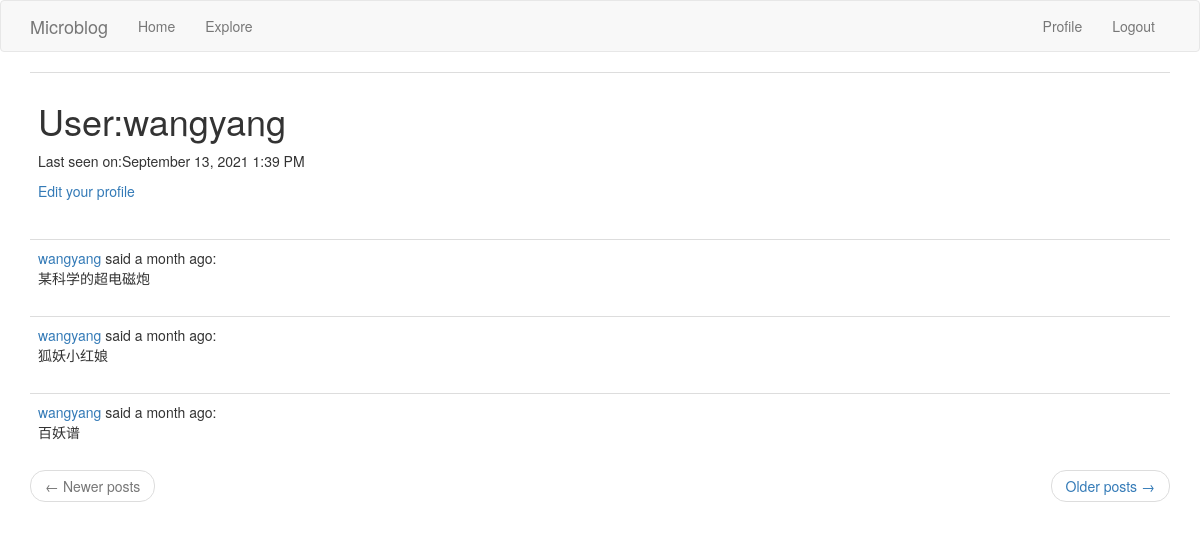
The app's page /user/wangyang (signed in), older data.
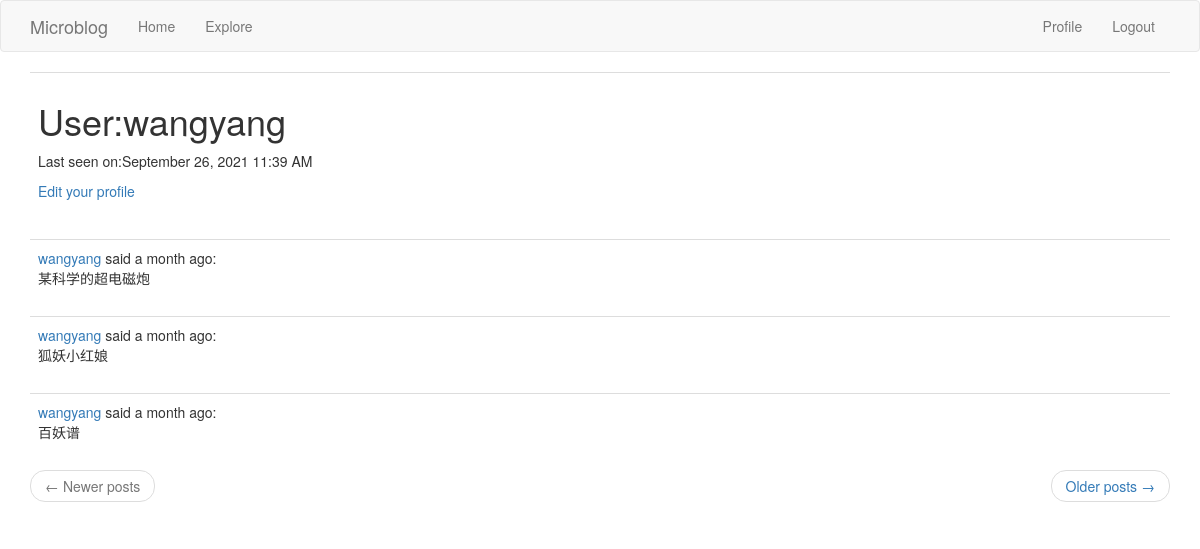
The same page, newer data.
### app/models.py (models this page shows, shortened)
class User(UserMixin, db.Model):
	id = db.Column(db.Integer, primary_key=True)
	username = db.Column(db.String(64), index=True, unique=True)
	email = db.Column(db.String(120), index=True, unique=True)
	password_hash = db.Column(db.String(128))
	posts = db.relationship('Post', backref='author', lazy='dynamic')
	about_me = db.Column(db.String(140))
	last_seen = db.Column(db.DateTime, default=datetime.utcnow)
	followed = db.relationship(
		'User',
		secondary=followers,
		primaryjoin=(followers.c.follower_id==id),
		secondaryjoin=(followers.c.followed_id==id),
		backref=db.backref('followers', lazy='dynamic'),
		lazy='dynamic'
		)
	def avatar(self, size):
		digest = md5(self.email.lower().encode('utf-8')).hexdigest()
		return 'https://www.gravatar.com/avatar/{}?d=identicon&s={}'.format(
			digest, size)

### app/main/routes.py (the view)
@bp.route('/user/<username>')
@login_required
def user(username):
    user = User.query.filter_by(username=username).first_or_404()
    page = request.args.get('page', 1, type=int)
    posts = user.posts.order_by(Post.timestamp.desc()).paginate(page, current_app.config['POSTS_PER_PAGE'], False)
    next_url = url_for('main.user', username=user.username, page=posts.next_num) if posts.has_next else None
    prev_url = url_for('main.user', username=user.username, page=posts.prev_num) if posts.has_prev else None
    return render_template('user.html', user=user, posts=posts.items, next_url=next_url, prev_url=prev_url)

### app/main/routes.py (called while the page is built)
@bp.before_app_request
def before_request():
    if current_user.is_authenticated:
        current_user.last_seen = datetime.utcnow()
        db.session.commit()
    g.locale = 'zh_CN' if str(get_locale()).startswith('zh') else str(get_locale())

### app/models.py (called while the page is built)
@login.user_loader
def load_user(id):
    return User.query.get(int(id))

### app/templates/user.html (shortened to what this page needs)
{% extends "base.html" %}
{% block app_content %}
	<table class="table table-hover">
		<tr>
			<td>
				<h1>User:{{ user.username }}</h1>
				{% if user.last_seen %}
					<p>Last seen on:{{ moment(user.last_seen).format('LLL') }}</p>
				{% endif %}
				{% if user == current_user %}
					<p>
						<a href="{{ url_for('main.edit_profile') }}">Edit your profile</a>
					</p>
				{% elif not current_user.is_following(user) %}
					<p>
						<a href="{{ url_for('main.follow', username=user.username) }}">Follow</a>
					</p>
				{% else %}
					<p>
						<a href="{{ url_for('unfollow', username=user.username) }}">Unfollow</a>
					</p>
				{% endif %}
			</td>
		</tr>
	</table>
	{% for post in posts %}
		{% include '_post.html' %}
	{% endfor%}
	<nav aria-label="...">
		<ul class="pager">
			<li class="previous{% if not prev_url %} disabled{% endif %}">
				<a href="{{ prev_url or '#' }}">
					<span aria-hidden="true">&larr;</span> Newer posts
				</a>
			</li>
			<li class="next{% if not next_url %} disabled{% endif %}">
				<a href="{{ next_url or '#' }}">
					Older posts <span aria-hidden="true">&rarr;</span>
				</a>
			</li>
		</ul>
	</nav>
{% endblock%}

Row changes from the older to the newer data that the page shows:
changed User "wangyang": last_seen "September 13, 2021 1:39 PM" → "September 26, 2021 11:39 AM"
